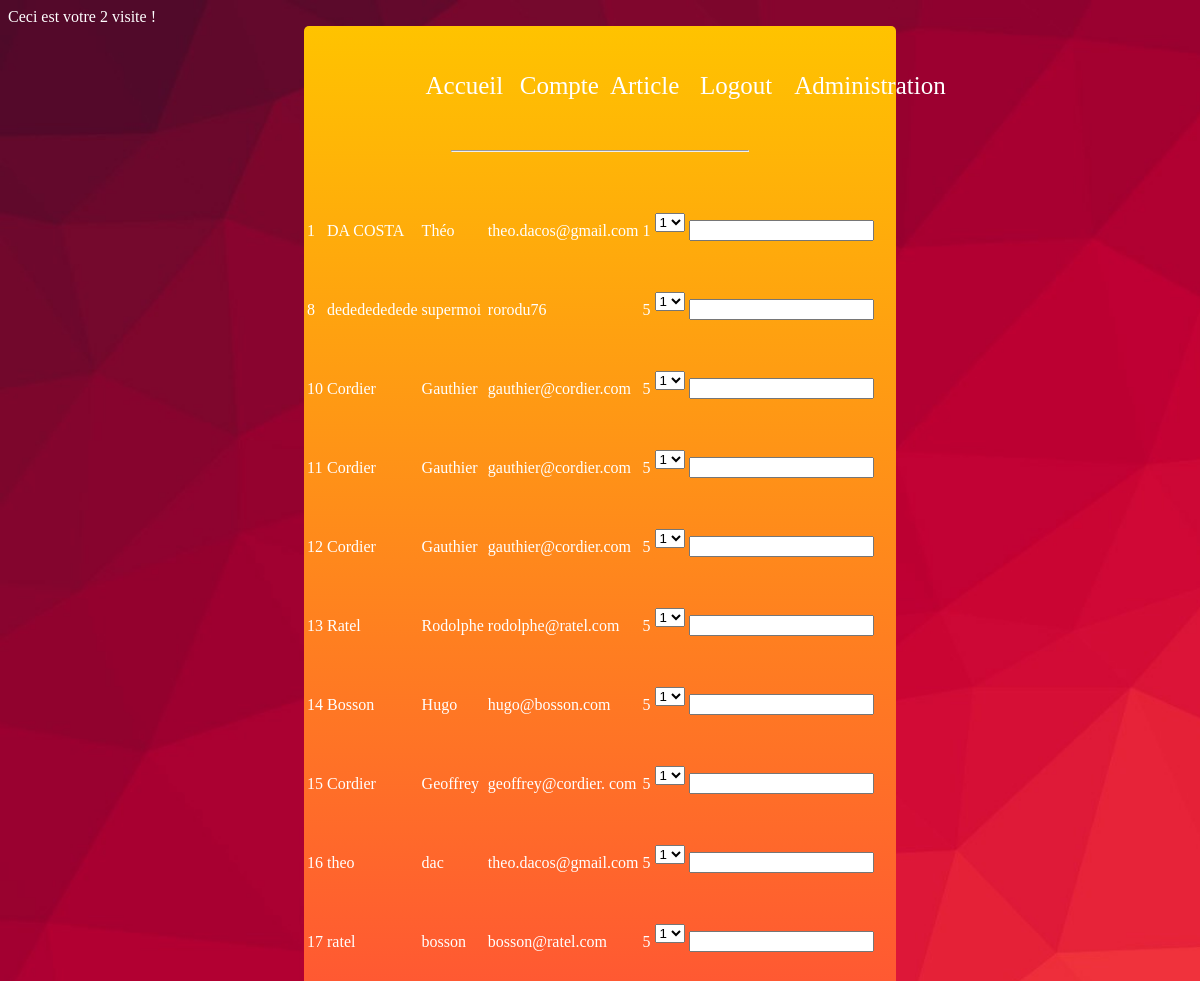
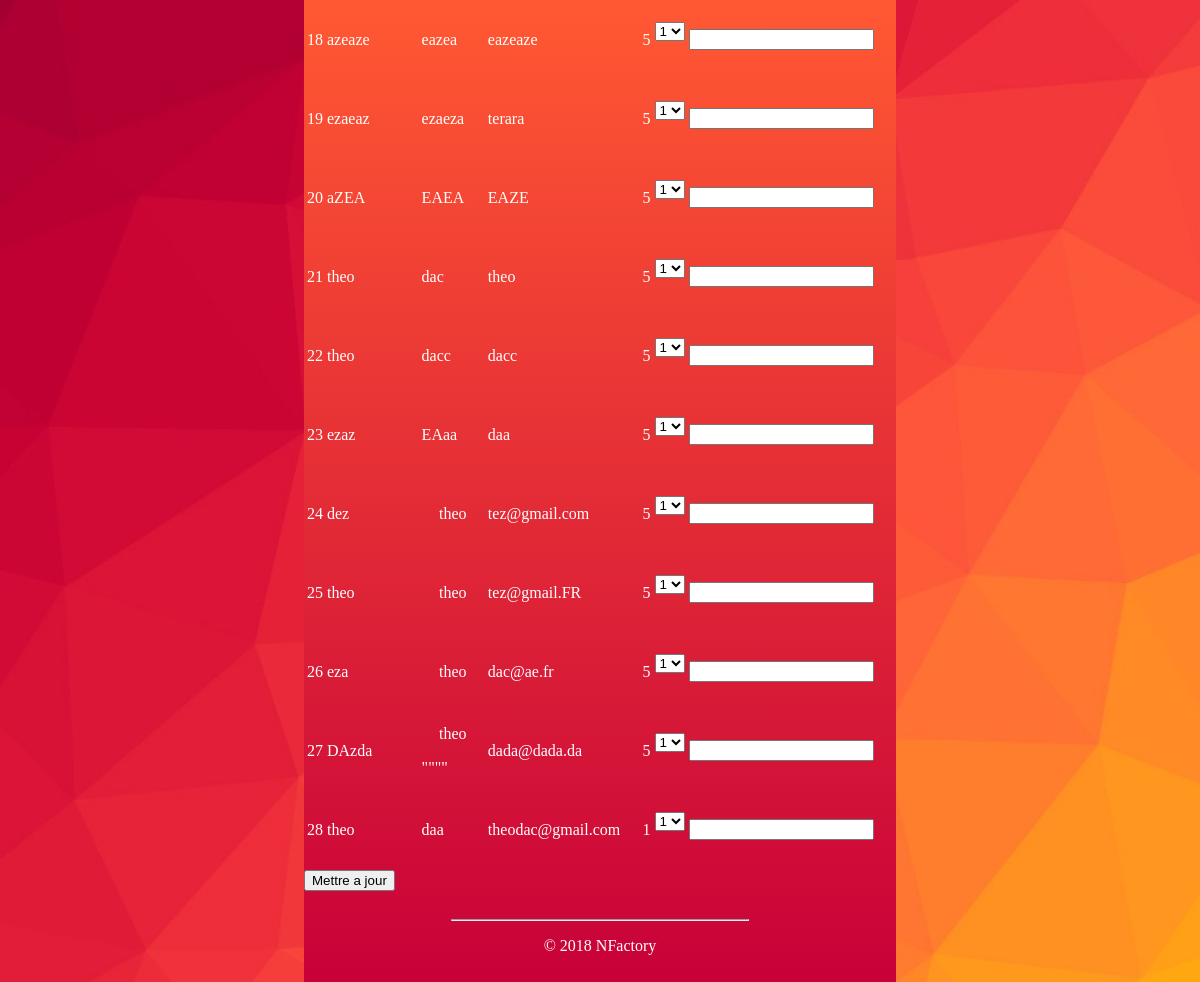
Page /index.php?page=admin (signed in) on the committed database (2 pictures, top to bottom).
### tables this page shows
CREATE TABLE `t_users` (
  `ID_USER` int(11) NOT NULL,
  `USERNAME` varchar(45) NOT NULL,
  `USERFNAME` varchar(45) DEFAULT NULL,
  `USERMAIL` varchar(255) NOT NULL,
  `USERPASSWORD` char(40) NOT NULL,
  `USERDATEINS` datetime DEFAULT NULL,
  `T_ROLES_ID_ROLE` int(11) NOT NULL
);

### include/admin.inc.php (the view, shortened to what this page needs)
<?php
if (isset($_SESSION['admin']) == 1){
    if($_SESSION['admin']==1) {
        $db = connectionPDO();
        $requete = "SELECT * FROM t_users";
        $result=$db->query($requete);
        echo"<table>";
        while ($donnees=$result->fetch(PDO::FETCH_ASSOC)){
            echo("<tr>
                <td>".$donnees['ID_USER']."</td>"
                ."<td>".$donnees['USERNAME']."</td>"
                ."<td>".$donnees['USERFNAME']."</td>"
                ."<td>".$donnees['USERMAIL']."</td>"
                ."<td>".$donnees['T_ROLES_ID_ROLE']."</td>"
                ."<td>"."<form method='post' action='#'>"
                ."<select name='select'>
                <option value='1'>1</option>
            <option value='2'>2</option>
            <option value='3'>3</option>
            <option value='4'>4</option>
            <option value='5'>5</option>
            </select> "."</td>"
                ."<td>"."<input type='text' name='id'>"
                ."</form>"."</td>"."</tr>");
        }
        echo("</table>");
        echo "<input type='submit' value='Mettre a jour' name='formulaire'>";
    } else {
        echo "erreur";
    }
}

### index.php (shortened to what this page needs)
<?php
include_once ("./functions/callPage.php");
?>
<?php
echo ( "Ceci est votre ". $_COOKIE['visite'] ." visite !");
?>
<!DOCTYPE html>
<html lang="fr">
<head>
    <link href="./assets/css/styles.css" type="text/css" rel="stylesheet" />
</head>
<body>
<div id="container">
    <?php include_once("./include/header.php");?>
    <main>
        <?php
        callPage();
        ?>
    </main>
    <?php include_once("./include/footer.php");?>
</div>
</body>
</html>

### include/header.php
<header>
    <ul>
        <li><a href="index.php?page=accueil">Accueil</a></li>
        <?php
        if(!isset($_SESSION['login'])){
            echo("<li><a href=\"index.php?page=inscription\">Inscription</a></li>");
            echo("<li><a href=\"index.php?page=login\">Login</a></li>");
        }
        else{
            echo("<li><a href=\"index.php?page=compte\">Compte</a></li>");
            echo("<li><a href=\"index.php?page=article\">Article</a></li>");
            echo("<li><a href=\"index.php?page=logout\">Logout</a></li>");
        }
        ?>
        <?php
            if (isset($_SESSION['admin'])){
                echo ("<li><a href=\"index.php?page=admin\">Administration </a></li>");
            }
        ?>
    </ul>
    <hr>
</header>

### functions/CallPage.php
<?php
function callpage()
{
    if (isset($_GET['page']) && $_GET['page'] != "") {
        $page = $_GET['page'];
    }
    elseif ($_SERVER['PHP_SELF'] === "/NFactoryBlog/index.php"){
        $page = "accueil";
    }
    else {
        $page = "default";
    }
    $page = "./include/" . $page . ".inc.php";
    $incFiles = glob("./include/*.inc.php");
    if (in_array($page, $incFiles)) {
        include($page);
    } else {
        include("./include/default.inc.php");
    }
}

### include/footer.php
<footer>
    <hr>
    <p>&copy; <?php echo(date('Y'));?> NFactory</p>
</footer>

### assets/css/styles.css (style rules this page uses)
body { background:url("../img/bg.jpg"); background-size: cover; color: white; }
header { padding: 30px 0; }
header ul { list-style: none; text-align: center; margin-bottom: 50px; }
header ul li { display: inline-block; width: 10%; margin-left:35px ; }
header ul li a { text-decoration: none; font-size: 25px; color: white; }
p { text-align: center; }
form { padding: 20px 0; text-align: center; }
div { margin: 0 auto; }
footer { text-align: center; padding: 20px 0; }
hr { width: 50%; }
#container { background: linear-gradient(#FFC300,#FF5733,#C70039); width: 50%; margin: 0 auto; border-radius: 5px; }

### rows in the picture
t_users: ID_USER "1", USERNAME "DA COSTA", USERFNAME "Théo", USERMAIL "theo.dacos@gmail.com", T_ROLES_ID_ROLE "1"
t_users: ID_USER "8", USERNAME "dededededede", USERFNAME "supermoi", USERMAIL "rorodu76", T_ROLES_ID_ROLE "5"
t_users: ID_USER "10", USERNAME "Cordier", USERFNAME "Gauthier", USERMAIL "gauthier@cordier.com", T_ROLES_ID_ROLE "5"
t_users: ID_USER "11", USERNAME "Cordier", USERFNAME "Gauthier", USERMAIL "gauthier@cordier.com", T_ROLES_ID_ROLE "5"
t_users: ID_USER "12", USERNAME "Cordier", USERFNAME "Gauthier", USERMAIL "gauthier@cordier.com", T_ROLES_ID_ROLE "5"
t_users: ID_USER "13", USERNAME "Ratel", USERFNAME "Rodolphe", USERMAIL "rodolphe@ratel.com", T_ROLES_ID_ROLE "5"
t_users: ID_USER "14", USERNAME "Bosson", USERFNAME "Hugo", USERMAIL "hugo@bosson.com", T_ROLES_ID_ROLE "5"
t_users: ID_USER "15", USERNAME "Cordier", USERFNAME "Geoffrey", USERMAIL "geoffrey@cordier. com", T_ROLES_ID_ROLE "5"
t_users: ID_USER "16", USERNAME "theo", USERFNAME "dac", USERMAIL "theo.dacos@gmail.com", T_ROLES_ID_ROLE "5"
t_users: ID_USER "17", USERNAME "ratel", USERFNAME "bosson", USERMAIL "bosson@ratel.com", T_ROLES_ID_ROLE "5"
t_users: ID_USER "18", USERNAME "azeaze", USERFNAME "eazea", USERMAIL "eazeaze", T_ROLES_ID_ROLE "5"
t_users: ID_USER "19", USERNAME "ezaeaz", USERFNAME "ezaeza", USERMAIL "terara", T_ROLES_ID_ROLE "5"
t_users: ID_USER "20", USERNAME "aZEA", USERFNAME "EAEA", USERMAIL "EAZE", T_ROLES_ID_ROLE "5"
t_users: ID_USER "21", USERNAME "theo", USERFNAME "dac", USERMAIL "theo", T_ROLES_ID_ROLE "5"
t_users: ID_USER "22", USERNAME "theo", USERFNAME "dacc", USERMAIL "dacc", T_ROLES_ID_ROLE "5"
t_users: ID_USER "23", USERNAME "ezaz", USERFNAME "EAaa", USERMAIL "daa", T_ROLES_ID_ROLE "5"
t_users: ID_USER "24", USERNAME "dez", USERFNAME "theo", USERMAIL "tez@gmail.com", T_ROLES_ID_ROLE "5"
t_users: ID_USER "25", USERNAME "theo", USERFNAME "theo", USERMAIL "tez@gmail.FR", T_ROLES_ID_ROLE "5"
t_users: ID_USER "26", USERNAME "eza", USERFNAME "theo", USERMAIL "dac@ae.fr", T_ROLES_ID_ROLE "5"
t_users: ID_USER "27", USERNAME "DAzda", USERFNAME "theo \"\"\"\"", USERMAIL "dada@dada.da", T_ROLES_ID_ROLE "5"
t_users: ID_USER "28", USERNAME "theo", USERFNAME "daa", USERMAIL "theodac@gmail.com", T_ROLES_ID_ROLE "1"

### other values in the picture
$_COOKIE['visite'] "2"
